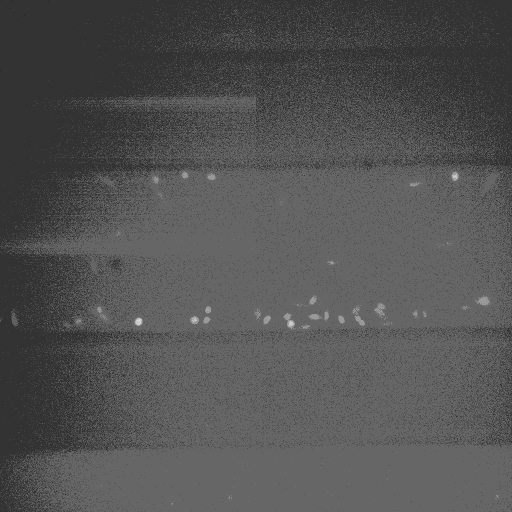
#> input picture piezot001c1.tif, 1024 x 1024 px (shown at 1/2 size)
$ python test.py   (older library calls are emulated)
#> lines starting #> are read from the running program, lines starting #| are printed output that depends on the picture; after the words box and inside, x2 and y2 are one past the last pixel; in counts of white or black regions, pixels touching at a corner belong together
# import numpy as np
# from pylab import *
# from PIL import Image
# import matplotlib.pyplot as plt
# from MyGaussianBlur import MyGaussianBlur
# import queue
# # 一些点
# x = [100, 100, 400, 400]
# y = [200, 500, 200, 500]
#
# # 使用红色星状标记绘制点
#
# # plot(x,y,'r*')
#
# # 绘制连接前两个点的线
#
# # plot(x[:2],y[:2])
#
# # 添加标题,显示绘制的图像
#
# # title('Plotting: "Test.jpg"')
#
# # show()
#
# # generalPath = "/Volumes/Seagate BUP/IGEM_new/20170318/5ul/piezo+5ult001c1.tif"
# img = Image.open("piezot001c1.tif")
# im = np.array(img)
# plt.subplot(1,2,1)
# plt.imshow(im)
#
# r = 4  # 模版半径，自己自由调整
# s = 2  # sigema数值，自己自由调整
# #GBlur = MyGaussianBlur(radius=r, sigema=s)  # 声明高斯模糊类
# #temp = GBlur.template()  # 得到滤波模版
# #image = GBlur.filter(img, temp)  # 高斯模糊滤波，得到新的图片
# #plt.imshow(np.array(image))  # 图片显示
#
# #print(im.shape, im.dtype)
#
# # 输出坐标100,100的rgb值
# print(im[1, 2])
# print(im[1][2])
# print(im[:,:])
#
#
# print(len(im))
#
# print(im)
#
# # multiply each pixel by 1.2
#
# # im.show()
#
#
#
#
# a = 1
# b = a
#
# b += 1
#
# print(a)
# print(b)
#
#
# class aa:
#     def __init__(self, x):
#         self.x = x
#
#
# a = aa(2)
# b = a
#
# b.x = 5
#
# print(a.x)
# print(b.x)
#
# fifo = queue.Queue()
# print(fifo.qsize())
# fifo.put((1, 2))
# print(fifo.qsize())
# fifo.put((3, 2))
# print(fifo.qsize())
#
# print(fifo.get()[1])
#
# print(fifo.qsize())
#
# a = zeros([5, 5], int8)
#
# print(a)
#
# plt.imshow(im)  # 显示图片
# # plt.axis('off')
# # x=ginput(3)
#
# # print(x[1][1])
#
# print(im[0:2,0:3])
# print(im[0:2,0:3].mean())
#
#
# po=(2,1)
# a[po]=3
# a[1,2]=4
# a[1][2]=5
# print (a)
#
# print (po+(2,1))
#
# aa = []
#
# plt.cla()
# plt.figure(1)
# plt.plot((1,2,3),(4,5,6),'b')
# plt.show

'''
from multiprocessing import Process, Value, Array
import time

import multiprocessing
import numpy as np
from pylab import *
from PIL import Image
import matplotlib.pyplot as plt
from MyGaussianBlur import MyGaussianBlur
import queue
# 一些点
x = [100, 100, 400, 400]
y = [200, 500, 200, 500]

# [15 lines of commented-out code are left out]

xxx=np.linspace(0,5,6)
print(xxx)
'''

'''
def f(x):
    time.sleep(2)
    return x*x
cores = multiprocessing.cpu_count()
pool = multiprocessing.Pool(cores)


def f(x):
    return x * x

if __name__ == '__main__':
    num = Value('d', 0.0)
    arr = Array('i', range(10))

    # print(pool.map(f,arr))

    print (num.value)
    print (arr[2])

    print(pool.map(f, [1, 2, 3]))
cnt = 0
for _ in pool.imap_unordered(f, [1, 2, 3, 4, 5, 6, 7, 8]):
    print('\rdone %d/%d' % (cnt, 3))
    cnt += 1

print ("你好吗？\n朋友")
print ("——分隔线——")
print ("你好吗？\r朋友")
'''
'''
import random
import numpy as np
import matplotlib as mpl
import matplotlib.pyplot as plt

mpl.rcParams['axes.titlesize'] = 20
mpl.rcParams['xtick.labelsize'] = 16
mpl.rcParams['ytick.labelsize'] = 16
mpl.rcParams['axes.labelsize'] = 16
mpl.rcParams['xtick.major.size'] = 0
mpl.rcParams['ytick.major.size'] = 0

# 包含了狗，猫和猎豹的最高奔跑速度，还有对应的可视化颜色
speed_map = {
    'dog': (48, '#7199cf'),
    'cheetah': (120, '#e1a7a2'),
    'cat': (45, '#4fc4aa')
}

# 整体图的标题
fig = plt.figure('Bar chart & Pie chart')

# 在整张图上加入一个子图，121的意思是在一个1行2列的子图中的第一张
ax = fig.add_subplot(221)
ax.set_title('Running speed - bar chart')

# 生成x轴每个元素的位置
xticks = np.linspace(0, 2, 3)
xx = np.arange(3)
print(xticks)
print(xx * 0.5)
# 定义柱状图每个柱的宽度
bar_width = 0.5

# 动物名称
animals = speed_map.keys()
print(animals)
# 奔跑速度
speeds = [x[0] for x in speed_map.values()]
print(speeds)

# 对应颜色
colors = [x[1] for x in speed_map.values()]
print(colors)

# 画柱状图，横轴是动物标签的位置，纵轴是速度，定义柱的宽度，同时设置柱的边缘为透明
bars = ax.bar(xticks, speeds, width=bar_width, edgecolor='none')

# 设置y轴的标题
ax.set_ylabel('Speed(km/h)')

# x轴每个标签的具体位置，设置为每个柱的中央
ax.set_xticks(xticks + bar_width / 2)

# 设置每个标签的名字
ax.set_xticklabels(animals)

# 设置x轴的范围
ax.set_xlim([bar_width / 2 - 0.5, 3 - bar_width / 2])

# 设置y轴的范围
ax.set_ylim([0, 125])

# 给每个bar分配指定的颜色
for bar, color in zip(bars, colors):
    bar.set_color(color)
# xx = plt.ginput(2)
# 在122位置加入新的图
ff = plt.figure('sddffsdfdsf')
bx = ff.add_subplot(222)
bx.set_title('Running speed - pie chart')

# 生成同时包含名称和速度的标签
labels = ['{}\n{} km/h'.format(animal, speed) for animal, speed in zip(animals, speeds)]

# 画饼状图，并指定标签和对应颜色
bx.pie(speeds, labels=labels, colors=colors)
# bx.imshow([1,2,3,4,5,6])
# plt.show()

print(np.arange(3).dtype)
print(np.linspace(0, 2, 3))

xTime = np.arange(5) * 0.5
print(xTime)

print(random.randint(1, 5))

ssss = 'sdfdsfsd'
qqqq = ssss + '.ll'
print(qqqq)

bgValue = 5
im = np.array([6, 5, 3, 2, 7, 8, 4, 3])
print(im)
im = np.where(im > bgValue, im - bgValue, 0)

print(im)
from Cell import Cell

cell = Cell((1, 2))
print(cell.cellSize)
'''


import numpy as np
import matplotlib as mpl
import matplotlib.pyplot as plt
import copy
import cv2
import pandas as pd
from PIL import Image

# im = cv2.imread('/Volumes/Seagate BUP/IGEM_new/20170409/GECO/geco1ul/geco1ult001c1.tif', flags=cv2.IMREAD_ANYDEPTH)
im = cv2.imread('piezot001c1.tif', flags=cv2.IMREAD_ANYDEPTH)
#> im is the input picture: shape (1024, 1024) uint16; min 237, max 1318, mean 531.3
#im = cv2.imread('1_u012599883.jpg', flags=cv2.IMREAD_ANYDEPTH)


lenY = int(im.shape[0])
#> lenY = 1024
lenX = int(im.shape[1])
#> lenX = 1024
lenT = lenX * lenY
#> lenT = 1048576

im_t = copy.copy(im)
im_reshape = im_t.reshape(1, -1)
im_reshape.sort()
bgValue = im_reshape[0, int(lenT * 0.7)]
#> bgValue = 572
'''
print('bgValue(get 70%) = ', bgValue)
plt.imshow(im)
bgPoint = plt.ginput(2)
bgValue_2 = int(im[int(bgPoint[0][1]): int(bgPoint[1][1]), int(bgPoint[0][0]): int(bgPoint[1][0])].mean())
print('bgValue(chosen area) = ', bgValue_2)
'''
im = np.where(im > bgValue, im - bgValue, 0)
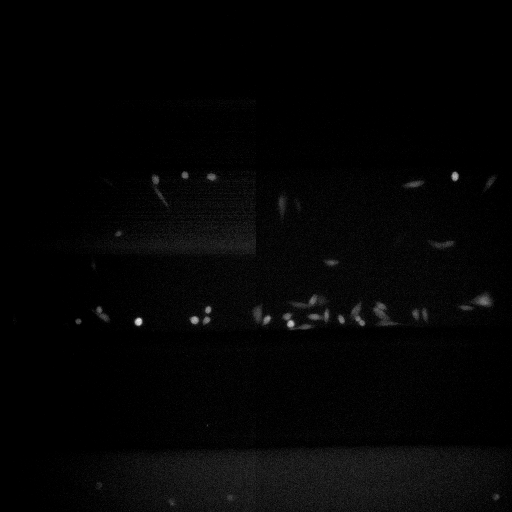
#> im: shape (1024, 1024) uint16 (shown at 1/2 size); min 0, max 746, mean 14.1; drawn with min black and max white
maxAve = im_reshape[0, -1] - bgValue #if im_reshape[0, -1] > bgValue else 0
#> maxAve = 746

img = Image.fromarray(im * (255.0 / maxAve))
img = img.convert('L')
#> img: PIL image 1024x1024 L
blur = cv2.GaussianBlur(np.array(img), (3, 3), 0)
# blur = cv2.blur(np.array(img), (3, 3))

x = cv2.Sobel(blur, cv2.CV_16S, 1, 0)
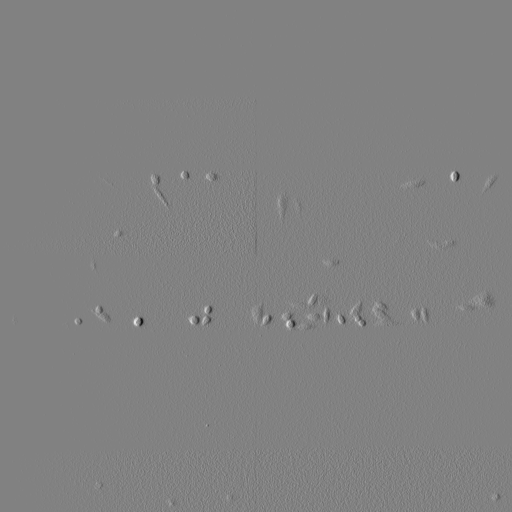
#> x: shape (1024, 1024) int16 (shown at 1/2 size); min -359, max 347, mean 0; drawn with min black and max white
y = cv2.Sobel(blur, cv2.CV_16S, 0, 1)

absX = cv2.convertScaleAbs(x)  # 转回uint8
absY = cv2.convertScaleAbs(y)

dst = cv2.addWeighted(absX, 0.5, absY, 0.5, 0)

hist = cv2.calcHist([dst],[0],None,[256],[0,256]) #获得直方图
#> hist = 256 values, max 408043 at index 0, min 0 at index 183, mean 4096
mean = dst.mean()
#> mean = 6.17
RMS = dst.std()
#> RMS = 9.93

canny = cv2.Canny(blur, mean + 3* RMS, mean + 10 * RMS)    # two threshold should be set
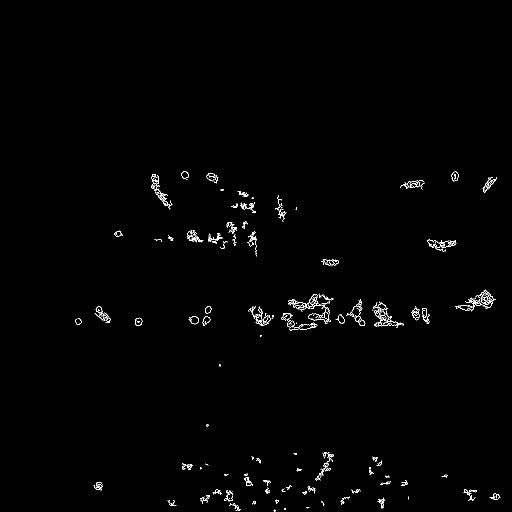
#> canny: shape (1024, 1024) (shown at 1/2 size); 0.75% white in thin lines or dots, all inside (x1, y1, x2, y2) = (150, 342, 1001, 1023)

# erode and dilate
kernel = cv2.getStructuringElement(cv2.MORPH_ELLIPSE,(3, 3))
dilated = canny
for i in range(1,10):
    dilated = cv2.dilate(dilated,kernel)
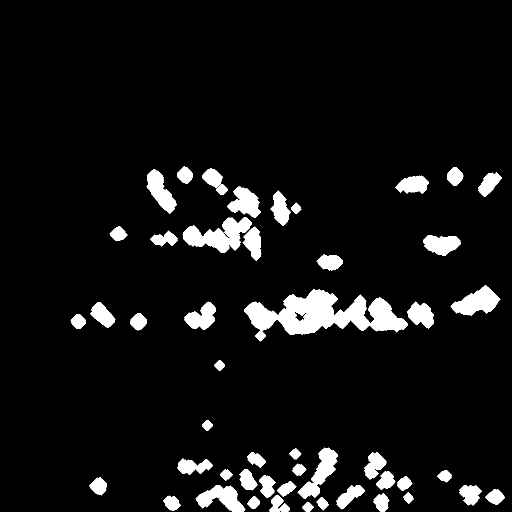
#> dilated: shape (1024, 1024) (shown at 1/2 size); 7% white; 50 white regions, largest, box (x1, y1, x2, y2) and area: (488, 578, 816, 683) 15965, (365, 434, 504, 506) 5010, (901, 570, 1001, 632) 3273
eroded = dilated
for i in range(1,10):
    eroded = cv2.erode(eroded,kernel)
#> this loop made 9 passes
#> pass 1, `eroded = cv2.erode(eroded,kernel)`:
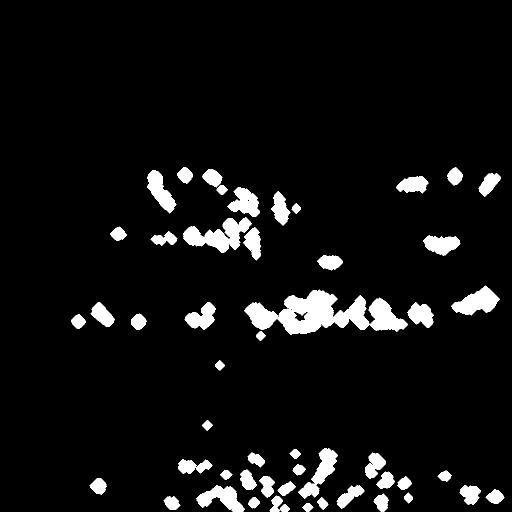
#> eroded: shape (1024, 1024) (shown at 1/2 size); 6.4% white; 51 white regions, largest, box (x1, y1, x2, y2) and area: (489, 579, 815, 669) 14749, (366, 435, 503, 505) 4620, (902, 571, 1000, 631) 3068
#> after the loop:
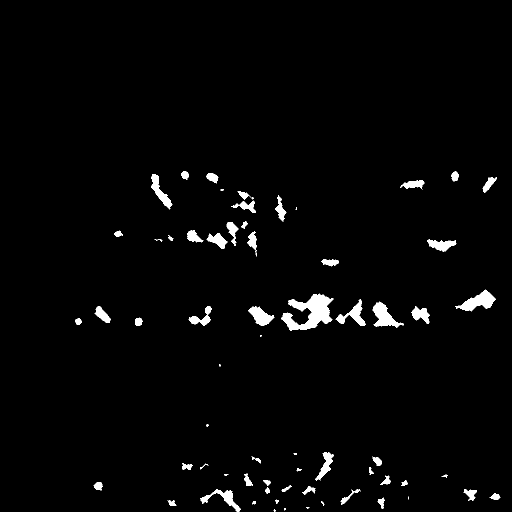
#> eroded: shape (1024, 1024) (shown at 1/2 size); 2.2% white; 65 white regions (10 under 20 px), largest, box (x1, y1, x2, y2) and area: (562, 587, 667, 661) 3824, (910, 579, 992, 623) 1572, (745, 603, 807, 656) 1453


import pylab as pl
fig = plt.figure(figsize=(8, 6), dpi=150)
g1 = fig.add_subplot(221)
g1.imshow(canny)
g2 = fig.add_subplot(222)
g2.plot(hist)
g3 = fig.add_subplot(223)
g3.imshow(eroded, cmap=pl.cm.jet)
g3.annotate('', xy = (500,500),
            xytext = (600,700),
        arrowprops = dict(arrowstyle = "->", connectionstyle = "arc3,rad=.2", color = (1,1,1,0.5)),
        )
g3.set_xticks([])
g3.set_yticks([])

g4 = fig.add_subplot(224)
g4.imshow(dst)
te = [(1000,500),(400,250)]
tee = pd.DataFrame(te)

print(list(tee.loc[:,0]))
g1.plot(list(tee.loc[:,0]),list(tee.loc[:,1]), 'r.')
g1.axis([0,lenX,lenY,0])
# plt.show()


aa = [0,1,2,3,4,5]
bb = [6,6,6,6,6,6,555]

# print(bb[a for a in aa].mean())
'''
import numpy as np
from scipy.ndimage import label, imread
from matplotlib.colors import ListedColormap
import pylab as pl

img = imread("label_image.png")
img = img > 200

labeled, max_label = label(img)

pl.figure()
colors = [(0.0,0.0,0.0)]
colors.extend(pl.cm.jet(np.linspace(0, 1, max_label)))
cmap = ListedColormap(colors)
im = pl.imshow(labeled, cmap=cmap)
cax = pl.colorbar()
pl.show()
'''
print(pl.cm.jet(np.linspace(0, 1, 5)))
from numpy import *
print(multiply((1,2,3),(1,1,2)))
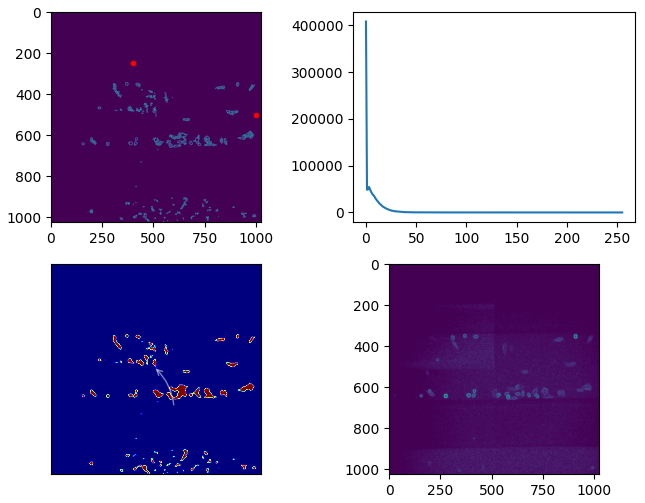
#> figure drawn by matplotlib, 4 panels; panel 2: curve peaks at x = 0, y = 408043

$ run again, with 1_u012599883.jpg saved as piezot001c1.tif
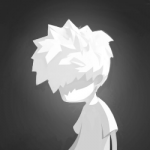
#> input picture 1_u012599883.jpg, 150 x 150 px
#> im is the input picture: shape (150, 150); min 38, max 255, mean 112.6
#> bgValue = 128
#> maxAve = 127
#> hist = 256 values, max 14859 at index 0, min 1 at index 217, mean 87.89
#> mean = 21.44
#> RMS = 52.13
#> `canny = cv2.Canny(blur, mean + 3* RMS, mean + 10 * RMS)`:
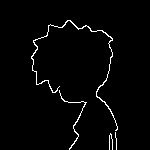
#> canny: shape (150, 150); 2.2% white in thin lines or dots, all inside (x1, y1, x2, y2) = (31, 20, 118, 150)
#> `print(multiply((1,2,3),(1,1,2)))`:
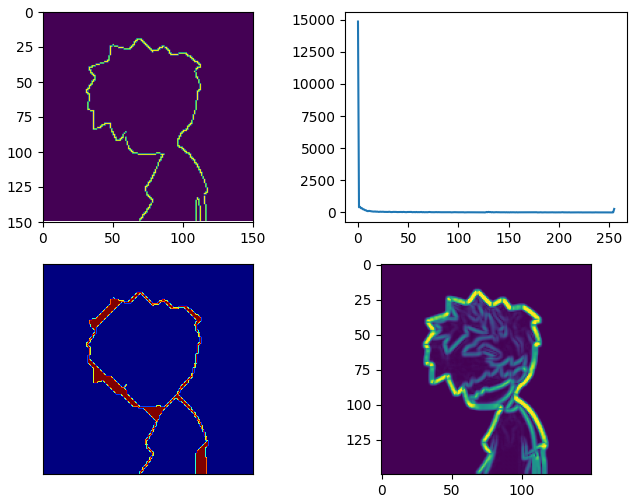
#> figure drawn by matplotlib, 4 panels; panel 2: curve peaks at x = 0, y = 14859
